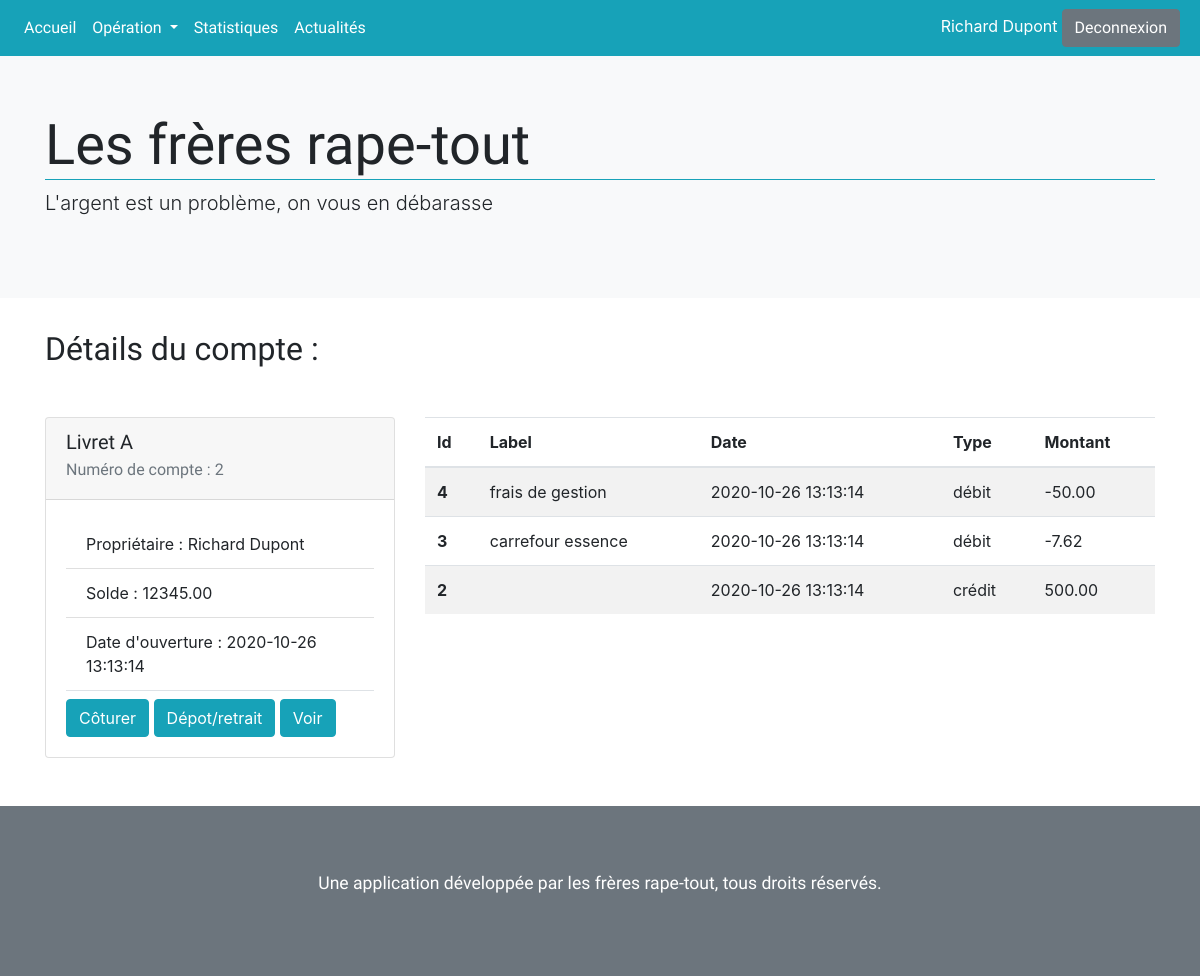
The app's page /correction/single.php?id=2 (signed in) with its own data.
### tables this page shows
CREATE TABLE Account(
  id INT UNSIGNED NOT NULL AUTO_INCREMENT,
  amount DECIMAL(11,2) NOT NULL,
  opening_date TIMESTAMP NOT NULL,
  account_type VARCHAR(50) NOT NULL,
  user_id INT UNSIGNED,
  PRIMARY KEY (id),
  FOREIGN KEY (user_id) REFERENCES User(id)
);

CREATE TABLE Operation(
  id INT UNSIGNED NOT NULL AUTO_INCREMENT,
  operation_type VARCHAR(30) NOT NULL,
  amount DECIMAL(11,2) NOT NULL,
  registered TIMESTAMP NOT NULL,
  label VARCHAR(50) NULL,
  account_id INT UNSIGNED,
  PRIMARY KEY (id),
  FOREIGN KEY (account_id) REFERENCES Account(id)
);

### correction/single.php (called while the page is built, shortened)
<?php
require "model/accountModel.php";
$id = filter_var($_GET["id"], FILTER_SANITIZE_NUMBER_INT);
$operations = get_single_account($db, $id);
$account = $operations[0];
require "view/singleView.php";

### correction/model/accountModel.php (called while the page is built, shortened)
<?php
function get_single_account($db, $id) {
  $query = $db->prepare(
    "SELECT a.*, o.id AS operation_id, o.operation_type, o.amount AS operation_amount, o.label, o.registered FROM Account AS a
     LEFT JOIN Operation AS o
     ON a.id = o.account_id
     WHERE a.id = :id
     ORDER BY operation_id DESC
  ");
  $query->execute([
    "id" => $id
  ]);
  return $query->fetchAll(PDO::FETCH_ASSOC);
}

### correction/view/singleView.php (the view)
<?php
include "template/nav.php";
include "template/header.php";
if(!isset($error)):
?>
    <h2>Détails du compte : </h2>
    <div class="row mt-5">
      <div class="col-12 col-md-6 col-lg-4">
        <article class="card">
          <div class="card-header">
            <h5 class="card-title"><?php echo $account["account_type"]; ?></h5>
            <h6 class="card-subtitle mb-2 text-muted">Numéro de compte : <?php echo $account["id"]; ?></h6>
          </div>
          <div class="card-body">
            <ul class="list-group list-group-flush border-bottom mb-2">
              <li class="list-group-item">Propriétaire : <?php echo $_SESSION["user"]["firstname"] . " " . $_SESSION["user"]["lastname"]; ?></li>
              <li class="list-group-item">Solde : <?php echo $account["amount"]; ?></li>
              <li class="list-group-item">Date d'ouverture : <?php echo $account["opening_date"]; ?></li>
            </ul>
            <a href="#" class="btn btn-info">Côturer</a>
            <a href="operation.php" class="btn btn-info">Dépot/retrait</a>
            <a href="#" class="btn btn-info">Voir</a>
          </div>
        </article>
      </div>
      <div class="col-12 col-md-6 col-lg-8">
        <table class="table table-striped">
          <thead>
            <tr>
              <th scope="col">Id</th>
              <th scope="col">Label</th>
              <th scope="col">Date</th>
              <th scope="col">Type</th>
              <th scope="col">Montant</th>
            </tr>
          </thead>
          <tbody>
            <?php foreach($operations as $operation) : ?>
              <tr>
                <th><?php echo $operation["operation_id"]; ?></th>
                <td><?php echo $operation["label"]; ?></td>
                <td><?php echo $operation["registered"]; ?></td>
                <td><?php echo $operation["operation_type"]; ?></td>
                <td><?php echo $operation["operation_amount"]; ?></td>
              </tr>
            <?php endforeach; ?>
          </tbody>
        </table>
      </div>
    </div>
<?php else: ?>
  <div class="alert alert-danger">
    <p><?php echo $error ?></p>
  </div>
<?php endif; ?>
<?php include "template/footer.php"; ?>

### correction/public/css/main.css (style rules this page uses)
html { color: #222; font-size: 1em; line-height: 1.4; }
body { position: relative; }
h1, h2, h3, h4, h5, h6 { font-family: 'Alata', sans-serif; }

### records on screen
account: account_type "Livret A", id "2", amount "12345.00", opening_date "2020-10-26 13:13:14"
operation: id "4", label "frais de gestion", registered "2020-10-26 13:13:14", operation_type "débit", amount "-50.00"
operation: id "3", label "carrefour essence", registered "2020-10-26 13:13:14", operation_type "débit", amount "-7.62"
operation: id "2", registered "2020-10-26 13:13:14", operation_type "crédit", amount "500.00"

### other values on screen
$_SESSION["user"]["firstname"] "Richard"
$_SESSION["user"]["lastname"] "Dupont"
